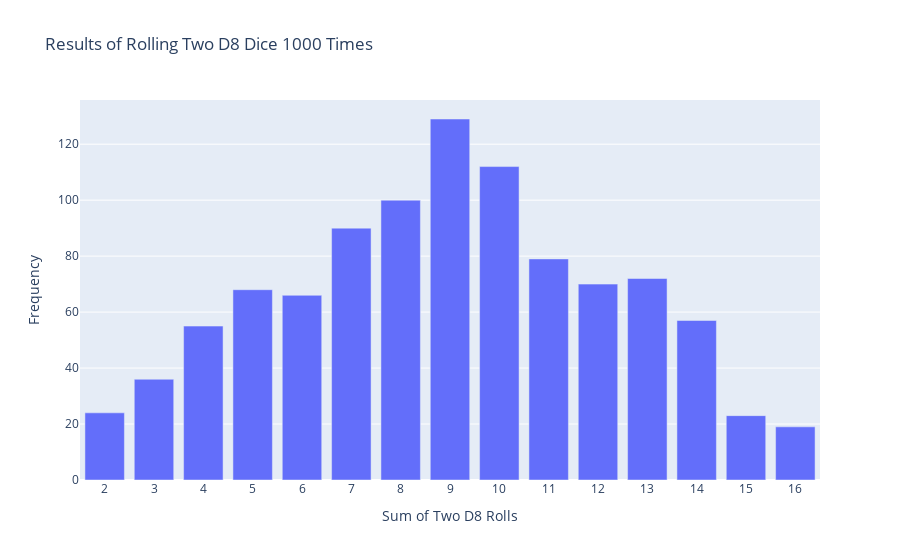

Here is the notebook cell this chart was saved with:
### Code cell
# Create two D8 dice.
die_1 = Die(num_sides=8)
die_2 = Die(num_sides=8)

# Roll the dice 1,000 times and store the sums.
results = []
num_rolls = 1000  # Adjust this value to test system capabilities.
for _ in range(num_rolls):
    result = die_1.roll() + die_2.roll()
    results.append(result)

# Analyze the results.
frequencies = []
poss_results = range(2, die_1.num_sides + die_2.num_sides + 1)  # Possible sums range from 2 to 16.
for value in poss_results:
    frequency = results.count(value)
    frequencies.append(frequency)

# Visualize the results.
fig = px.bar(
    x=list(poss_results),
    y=frequencies,
    labels={'x': 'Sum of Two D8 Rolls', 'y': 'Frequency'},
    
    title=f"Results of Rolling Two D8 Dice {num_rolls} Times"
)
fig.update_layout(xaxis_dtick=1)
fig.show()

### Figure 1 — Plotly figure (JSON) as saved in the notebook; plotly's stock layout.template omitted (floating-point values rounded to 4 significant figures)
{"data": [{"alignmentgroup": "True", "hovertemplate": "Sum of Two D8 Rolls=%{x}<br>Frequency=%{y}<extra></extra>", "legendgroup": "", "marker": {"color": "#636efa", "pattern": {"shape": ""}}, "name": "", "offsetgroup": "", "orientation": "v", "showlegend": false, "textposition": "auto", "type": "bar", "x": [2, 3, 4, 5, 6, 7, 8, 9, 10, 11, 12, 13, 14, 15, 16], "xaxis": "x", "y": [24, 36, 55, 68, 66, 90, 100, 129, 112, 79, 70, 72, 57, 23, 19], "yaxis": "y"}], "layout": {"barmode": "relative", "legend": {"tracegroupgap": 0}, "title": {"text": "Results of Rolling Two D8 Dice 1000 Times"}, "xaxis": {"anchor": "y", "domain": [0, 1], "dtick": 1, "title": {"text": "Sum of Two D8 Rolls"}}, "yaxis": {"anchor": "x", "domain": [0, 1], "title": {"text": "Frequency"}}}}
